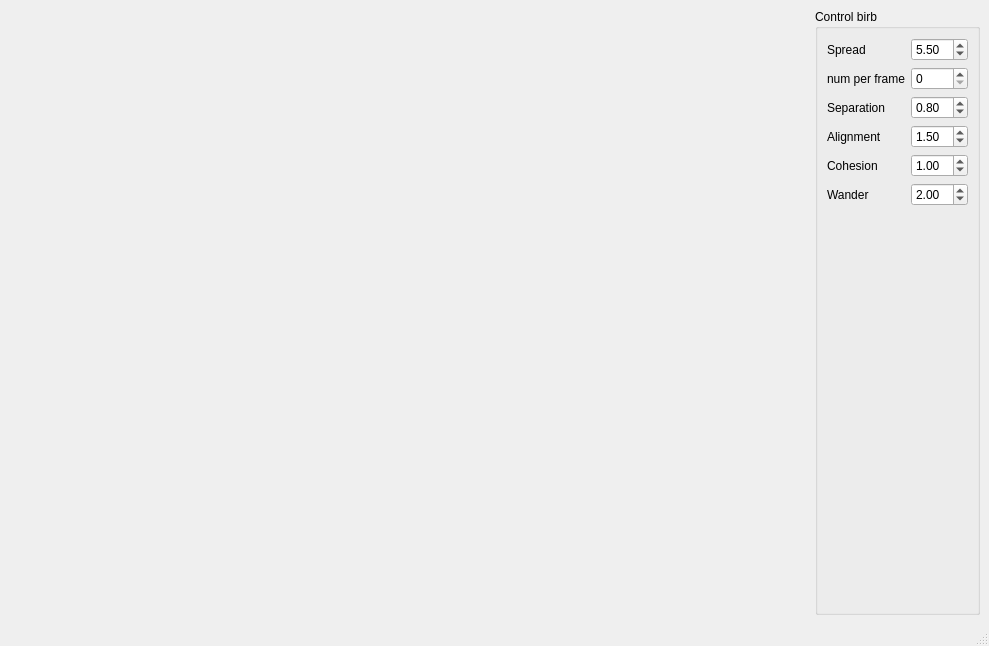
<?xml version="1.0" encoding="UTF-8"?>
<ui version="4.0">
 <class>MainWindow</class>
 <widget class="QMainWindow" name="MainWindow">
  <property name="geometry">
   <rect>
    <x>0</x>
    <y>0</y>
    <width>989</width>
    <height>646</height>
   </rect>
  </property>
  <property name="windowTitle">
   <string> birb </string>
  </property>
  <widget class="QWidget" name="centralwidget">
   <layout class="QGridLayout" name="m_mainWindowGridLayout">
    <item row="0" column="1">
     <widget class="QGroupBox" name="groupBox">
      <property name="title">
       <string>Control birb</string>
      </property>
      <layout class="QFormLayout" name="formLayout">
       <item row="1" column="1">
        <widget class="QDoubleSpinBox" name="m_spread">
         <property name="singleStep">
          <double>0.100000000000000</double>
         </property>
         <property name="value">
          <double>5.500000000000000</double>
         </property>
        </widget>
       </item>
       <item row="1" column="0">
        <widget class="QLabel" name="label">
         <property name="text">
          <string>Spread</string>
         </property>
        </widget>
       </item>
       <item row="2" column="1">
        <widget class="QSpinBox" name="m_numPerFrame">
         <property name="minimum">
          <number>0</number>
         </property>
         <property name="maximum">
          <number>1000</number>
         </property>
        </widget>
       </item>
       <item row="2" column="0">
        <widget class="QLabel" name="label_2">
         <property name="text">
          <string>num per frame</string>
         </property>
        </widget>
       </item>
       <item row="3" column="0">
        <widget class="QLabel" name="label_3">
         <property name="text">
          <string>Separation</string>
         </property>
        </widget>
       </item>
       <item row="3" column="1">
        <widget class="QDoubleSpinBox" name="m_separationSlider">
         <property name="minimum">
          <double>0.000000000000000</double>
         </property>
         <property name="maximum">
          <double>5.000000000000000</double>
         </property>
         <property name="singleStep">
          <double>0.100000000000000</double>
         </property>
         <property name="value">
          <double>0.800000000000000</double>
         </property>
        </widget>
       </item>
       <item row="4" column="0">
        <widget class="QLabel" name="label_4">
         <property name="text">
          <string>Alignment</string>
         </property>
        </widget>
       </item>
       <item row="4" column="1">
        <widget class="QDoubleSpinBox" name="m_alignmentSlider">
         <property name="minimum">
          <double>0.000000000000000</double>
         </property>
         <property name="maximum">
          <double>5.000000000000000</double>
         </property>
         <property name="singleStep">
          <double>0.100000000000000</double>
         </property>
         <property name="value">
          <double>1.500000000000000</double>
         </property>
        </widget>
       </item>
       <item row="5" column="0">
        <widget class="QLabel" name="label_5">
         <property name="text">
          <string>Cohesion</string>
         </property>
        </widget>
       </item>
       <item row="5" column="1">
        <widget class="QDoubleSpinBox" name="m_cohesionSlider">
         <property name="minimum">
          <double>0.000000000000000</double>
         </property>
         <property name="maximum">
          <double>5.000000000000000</double>
         </property>
         <property name="singleStep">
          <double>0.100000000000000</double>
         </property>
         <property name="value">
          <double>1.000000000000000</double>
         </property>
        </widget>
       </item>
       <item row="6" column="0">
        <widget class="QLabel" name="label_6">
         <property name="text">
          <string>Wander</string>
         </property>
        </widget>
       </item>
       <item row="6" column="1">
        <widget class="QDoubleSpinBox" name="m_wanderSlider">
         <property name="minimum">
          <double>0.000000000000000</double>
         </property>
         <property name="maximum">
          <double>5.000000000000000</double>
         </property>
         <property name="singleStep">
          <double>0.100000000000000</double>
         </property>
         <property name="value">
          <double>2.000000000000000</double>
         </property>
        </widget>
       </item>
       <item row="7" column="1">
        <spacer name="verticalSpacer">
         <property name="orientation">
          <enum>Qt::Vertical</enum>
         </property>
         <property name="sizeHint" stdset="0">
          <size>
           <width>20</width>
           <height>40</height>
          </size>
         </property>
        </spacer>
       </item>
       <item row="8" column="1">
        <spacer name="verticalSpacer_2">
         <property name="orientation">
          <enum>Qt::Vertical</enum>
         </property>
         <property name="sizeHint" stdset="0">
          <size>
           <width>20</width>
           <height>40</height>
          </size>
         </property>
        </spacer>
       </item>
      </layout>
     </widget>
    </item>
    <item row="0" column="0">
     <spacer name="horizontalSpacer">
      <property name="orientation">
       <enum>Qt::Horizontal</enum>
      </property>
      <property name="sizeHint" stdset="0">
       <size>
        <width>40</width>
        <height>20</height>
       </size>
      </property>
     </spacer>
    </item>
   </layout>
  </widget>
  <widget class="QMenuBar" name="menubar">
   <property name="geometry">
    <rect>
     <x>0</x>
     <y>0</y>
     <width>989</width>
     <height>24</height>
    </rect>
   </property>
  </widget>
  <widget class="QStatusBar" name="statusbar"/>
 </widget>
 <resources/>
 <connections/>
</ui>
